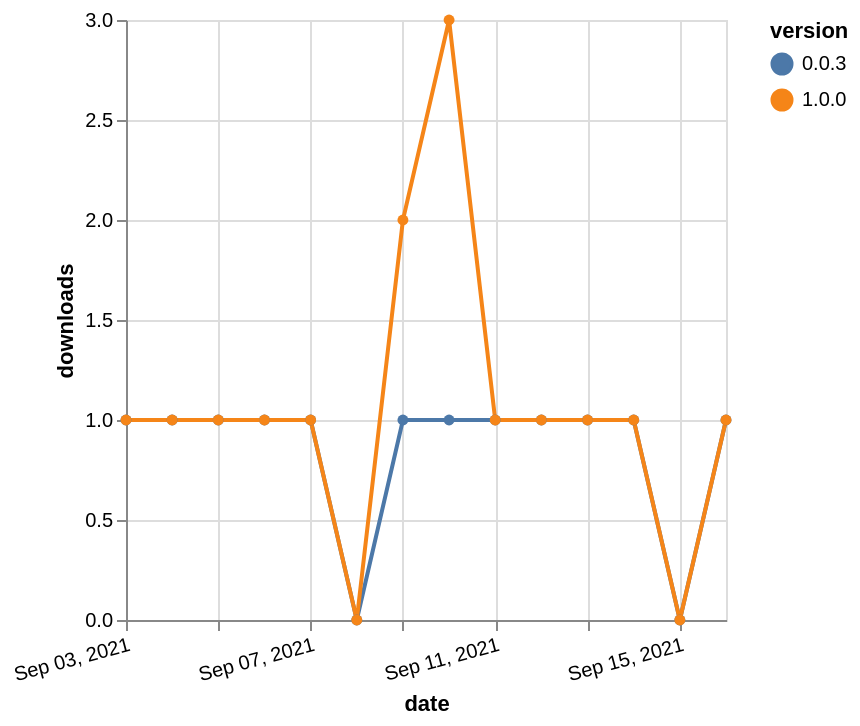

Specify this chart in Vega-Lite:
### Vega-Lite specification from a JSON file in a GitHub repository (floating-point values rounded to 4 significant figures)
{"$schema": "https://vega.github.io/schema/vega-lite/v5.json", "description": "A simple bar chart with embedded data.", "data": {"values": [{"date": "2021-09-03", "total": 201, "delta": 1, "version": "0.0.3"}, {"date": "2021-09-04", "total": 202, "delta": 1, "version": "0.0.3"}, {"date": "2021-09-05", "total": 203, "delta": 1, "version": "0.0.3"}, {"date": "2021-09-06", "total": 204, "delta": 1, "version": "0.0.3"}, {"date": "2021-09-07", "total": 205, "delta": 1, "version": "0.0.3"}, {"date": "2021-09-08", "total": 205, "delta": 0, "version": "0.0.3"}, {"date": "2021-09-09", "total": 206, "delta": 1, "version": "0.0.3"}, {"date": "2021-09-10", "total": 207, "delta": 1, "version": "0.0.3"}, {"date": "2021-09-11", "total": 208, "delta": 1, "version": "0.0.3"}, {"date": "2021-09-12", "total": 209, "delta": 1, "version": "0.0.3"}, {"date": "2021-09-13", "total": 210, "delta": 1, "version": "0.0.3"}, {"date": "2021-09-14", "total": 211, "delta": 1, "version": "0.0.3"}, {"date": "2021-09-15", "total": 211, "delta": 0, "version": "0.0.3"}, {"date": "2021-09-16", "total": 212, "delta": 1, "version": "0.0.3"}, {"date": "2021-09-03", "total": 197, "delta": 1, "version": "1.0.0"}, {"date": "2021-09-04", "total": 198, "delta": 1, "version": "1.0.0"}, {"date": "2021-09-05", "total": 199, "delta": 1, "version": "1.0.0"}, {"date": "2021-09-06", "total": 200, "delta": 1, "version": "1.0.0"}, {"date": "2021-09-07", "total": 201, "delta": 1, "version": "1.0.0"}, {"date": "2021-09-08", "total": 201, "delta": 0, "version": "1.0.0"}, {"date": "2021-09-09", "total": 203, "delta": 2, "version": "1.0.0"}, {"date": "2021-09-10", "total": 206, "delta": 3, "version": "1.0.0"}, {"date": "2021-09-11", "total": 207, "delta": 1, "version": "1.0.0"}, {"date": "2021-09-12", "total": 208, "delta": 1, "version": "1.0.0"}, {"date": "2021-09-13", "total": 209, "delta": 1, "version": "1.0.0"}, {"date": "2021-09-14", "total": 210, "delta": 1, "version": "1.0.0"}, {"date": "2021-09-15", "total": 210, "delta": 0, "version": "1.0.0"}, {"date": "2021-09-16", "total": 211, "delta": 1, "version": "1.0.0"}]}, "width": "container", "mark": {"type": "line", "point": {"filled": true}}, "encoding": {"x": {"field": "date", "type": "temporal", "timeUnit": "yearmonthdate", "title": "date", "axis": {"labelAngle": -15}}, "y": {"field": "delta", "type": "quantitative", "title": "downloads"}, "color": {"field": "version", "type": "nominal"}, "tooltip": {"field": "delta"}}}
